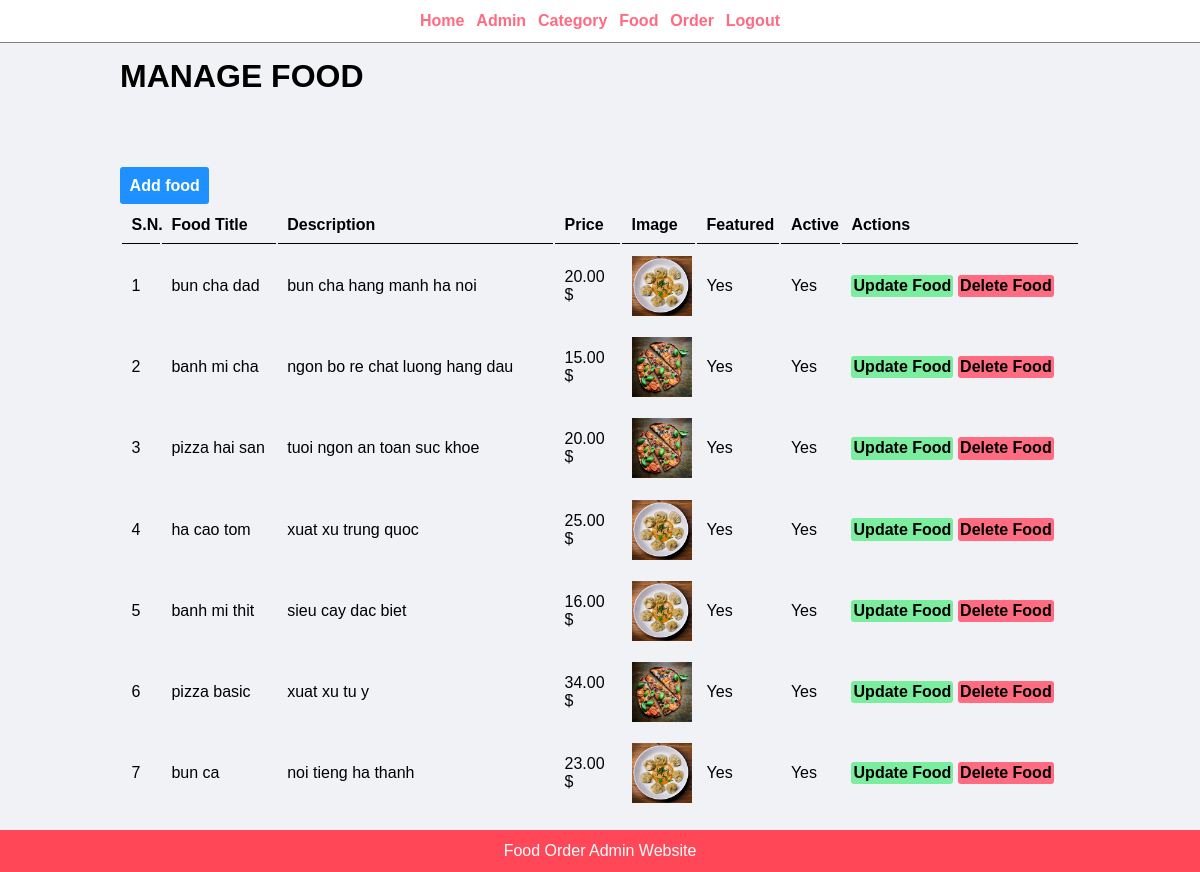
The page /food-order/admin/manage-food.php (signed in) on the database its author committed.
### tables this page shows
CREATE TABLE `tbl_food` (
  `id` int(10) UNSIGNED NOT NULL,
  `title` varchar(100) NOT NULL,
  `description` text NOT NULL,
  `price` decimal(10,2) NOT NULL,
  `image_name` varchar(255) NOT NULL,
  `category_id` int(10) UNSIGNED NOT NULL,
  `featured` varchar(10) NOT NULL,
  `active` varchar(10) NOT NULL
);

### food-order/admin/manage-food.php (the view, shortened to what this page needs)
<html>
    <head>
        <link rel="stylesheet" href="../css/admin.css">
    </head>
    <body>
        <?php include("partials/menu.php"); ?>
        <div class="main-content">
            <div class="wrapper">
                <h1>MANAGE FOOD</h1><br><br>
                <br><br>
                <a href="<?php echo SITEURL ?>admin/add-food.php" class="btn-primary">Add food</a>
                <table class="tbl-full">
                    <tr>
                        <th>S.N.</th>
                        <th>Food Title</th>
                        <th>Description</th>
                        <th>Price</th>
                        <th>Image</th>
                        <th>Featured</th>
                        <th>Active</th>
                        <th>Actions</th>
                    </tr>
                    <?php
                        $stt = 1;
                        $sql = "SELECT * FROM tbl_food";
                        $res = mysqli_query($conn , $sql);
                        $count = mysqli_num_rows($res);
                        if($count > 0){
                            while($row = mysqli_fetch_assoc($res)){
                                $id = $row["id"];
                                $title = $row['title'];
                                $description = $row['description'];
                                $price = $row['price'];
                                $image_name = $row['image_name'];
                                $featured = $row['featured'];
                                $active = $row['active'];
                                ?>
                                <tr>
                                    <td><?php echo $stt++ ?></td>
                                    <td><?php echo $title ?></td>
                                    <td><?php echo $description ?></td>
                                    <td><?php echo $price.' $' ?></td>
                                    <td>
                                        <?php
                                            if($image_name != ''){
                                                ?>
                                                <img src="<?php echo SITEURL;?>images/food/<?php echo $image_name;?>" alt="Can't load image" width="60px">
                                                <?php
                                            }else{
                                                echo "<div class='error'>Image is not added</div>";
                                            }
                                        ?>
                                    </td>
                                    <td><?php echo $featured ?></td>
                                    <td><?php echo $active ?></td>
                                    <td>
                                        <a href="<?php echo SITEURL ?>admin/update-food.php?id=<?php echo $id ?>" class="btn-secondary">Update Food</a>
                                        <a href="<?php echo SITEURL ?>admin/delete-food.php?id=<?php echo $id ?>&image_name=<?php echo $image_name ?>" class="btn-danger">Delete Food</a>
                                    </td>
                                </tr>
                                <?php
                            }
                        }else{
                            echo "<tr><td colspan='7' class='error'>No food found</td></tr>";
                        }
                    ?>
                </table>
            </div>
        </div>
        <?php include("partials/footer.php") ?>
    </body>
</html>

### food-order/admin/partials/menu.php (shortened to what this page needs)
<html>
    <head>
        <link rel="stylesheet" href="../css/admin.css">
    </head>
    <body>
        <div class="menu">
            <div class="wrapper">
                <ul>
                    <li><a href="index.php">Home</a></li>
                    <li><a href="manage-admin.php">Admin</a></li>
                    <li><a href="manage-category.php">Category</a></li>
                    <li><a href="manage-food.php">Food</a></li>
                    <li><a href="manage-order.php">Order</a></li>
                    <li><a href="logout.php">Logout</a></li>
                </ul>
            </div>
        </div>

### food-order/admin/partials/footer.php
        <div class="footer">
            <div class="wrapper">
                <p class="text-center">Food Order Admin Website</p>
            </div>
        </div>
 </body>
</html>

### food-order/css/admin.css (style rules this page uses)
* { margin: 0; padding: 0; font-family: Arial, Helvetica, sans-serif; }
.wrapper { padding: 1%; width: 80%; margin: 0 auto; }
.text-center { text-align: center; }
.tbl-full { width: 100%; }
table tr th { border-bottom: 1px solid black; padding: 1%; text-align: left; }
table tr td { padding: 1%; }
.btn-primary { background-color: #1e90ff; padding: 1%; color: white; text-decoration: none; font-weight: bold; display: inline-block; border-radius: 3px; }
.btn-secondary { background-color: #7bed9f; padding: 1%; color: black; text-decoration: none; font-weight: bold; display: inline-block; border-radius: 3px; }
.btn-danger { background-color: #ff6b81; padding: 1%; color: black; text-decoration: none; font-weight: bold; display: inline-block; border-radius: 3px; }
.menu { border-bottom: 1px solid grey; }
.menu ul { display: flex; list-style: none; justify-content: space-between; align-items: center; margin: 0 300px; }
.menu ul li a { text-decoration: none; color: #ff6b81; font-weight: bold; }
.main-content { background-color: #f1f2f6; padding: 3 0; }
.footer { background-color:#ff4757; color: white; }

### rows shown on the page
tbl_food: title "bun cha dad", description "bun cha hang manh ha noi", price "20.00", image_name (picture), featured "Yes", active "Yes"
tbl_food: title "banh mi cha", description "ngon bo re chat luong hang dau", price "15.00", image_name (picture), featured "Yes", active "Yes"
tbl_food: title "pizza hai san", description "tuoi ngon an toan suc khoe", price "20.00", image_name (picture), featured "Yes", active "Yes"
tbl_food: title "ha cao tom", description "xuat xu trung quoc", price "25.00", image_name (picture), featured "Yes", active "Yes"
tbl_food: title "banh mi thit", description "sieu cay dac biet", price "16.00", image_name (picture), featured "Yes", active "Yes"
tbl_food: title "pizza basic", description "xuat xu tu y", price "34.00", image_name (picture), featured "Yes", active "Yes"
tbl_food: title "bun ca", description "noi tieng ha thanh", price "23.00", image_name (picture), featured "Yes", active "Yes"
